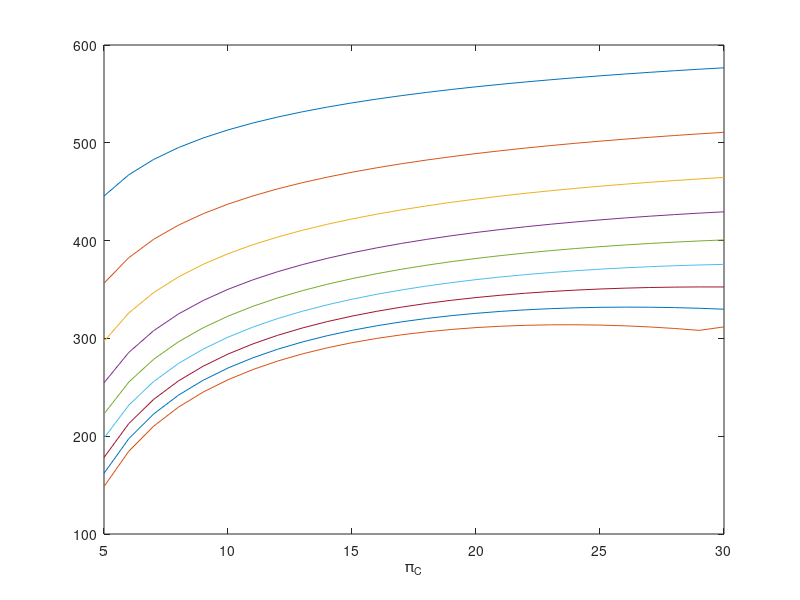

MATLAB code for this plot:
%% Wattegedara, Prabhasha Dinesh B A
clear
close all
clc

%% **INPUT**


M0 = 0.8;
alt = 15240;     % meters
p0 = 7.495E-4;     % atm
t0 = 270.65;    % Kelvin

hPR = 42800;
R = 287;
gamma = 1.4;
cp = 1.004;
a0 = sqrt(gamma*R*t0); % m/s
v0 = M0*a0;
Treq = 26690;      % Newtons
range = 7960000;   % meters


for alpha = 1:0.5:5
    for piC = 5:1:30
        % FREE STREAM (Station 0)


        tauR = 1+((gamma-1)/2)*M0^2;
        piR = (1+((gamma-1)/2)*M0^2)^(gamma/(gamma-1));


        Tt0 = t0*tauR;
        pto = p0*piR;



        %% DIFFUSER INLET (Station 2)


        tauD = 1;
        piD = 0.96;


        Tt2 = Tt0*tauD;
        pt2 = pto*piD;


        %% COMPRESSOR EXIT (Station 3)

        %piC = 5:1:30
        tauC = (piC).^((gamma-1)./gamma);


        Tt3 = Tt2.*tauC;
        pt3 = pt2.*piC;



        %% FAN EXIT (Station 13)


        piF = 1:0.2:6;   % Fan pressure Ratio
        tauF = (piF).^((gamma-1)./gamma);


        Tt13 = Tt2.*tauF;
        pt13 = pt2.*piF;


        %% COMBUSTOR EXIT (Station 4)

        Tt4 = 1500;
        piB = 1;
        tauB = Tt4/Tt3;
        taulambda = Tt4./t0;


        pt4 = pt3.*piB;     % atm


        % Fuel-Air Ratio


        f = ((cp*t0)/hPR)*(taulambda-(tauR*tauC));




        %% COMPRESSOR-TURBINE COUPLING (Station 5)


        %alpha = 1:0.5:13.5
        tauT = 1-(tauR./taulambda).*((tauC-1)+alpha.*(tauF-1));
        piT = (tauT).^(gamma./(gamma-1));


        Tt5 = Tt4.*tauT;
        pt5 = pt4.*piT;




        %% PRIMARY NOZZLE EXIT (Station 9)


        piNP = 1;
        tauNP=1;
        Tt9 = Tt5.*tauNP;
        pt9 = pt5.*piNP;
        NPRp = piR.*piC.*piT;


        %M9 = sqrt( (2./(gamma-1)) .* ((NPRp).^((gamma-1)./gamma) - 1) );
        M9 = (5.*((NPRp).^(2/7))).^(1/2);
        Tt9_T9 = 1+((gamma-1)./2).*M9.^2;
        T9 = Tt9./Tt9_T9;
        a9 = sqrt(gamma.*R.*T9);
        v9 = M9.*a9;
        v9_a0 = v9./a0;


        %% SECONDARY NOZZLE EXIT (Station 19)


        piNS = 1;
        tauNS=1;
        Tt19 = Tt13.*tauNS;
        pt19 = pt13.*piNS;
        NPRs = piR.*piF;


        M19 = sqrt((2./(gamma-1)).*((NPRs).^((gamma-1)./gamma)-1));
        Tt19_T19 = 1+((gamma-1)./2).*M19.^2;
        T19 = Tt19./Tt19_T19;
        a19 = sqrt(gamma.*R.*T19);
        v19 = M19.*a19;
        v19_a0 = v19./a0;


        %% ENGINE PERFORMANCE


        %alpha = 1:0.5:13.5;
        Sp_Thrst = a0.*(((1./(1+alpha)).*((v9./a0)-M0))+((alpha./(1+alpha)).*((v19./a0)-M0)));
        SFC = (f./((Sp_Thrst).*(1+alpha))).*1000;
        nTH = 1-1./(tauR.*tauC);


        nP = (Sp_Thrst.*(1+alpha).*v0)./(0.5.*(1+f).*(v9.^2)+0.5.*alpha.*(v19.^2)-0.5.*(1+alpha).*(v0.^2));
        nO = nTH.*nP;


        mdot = Treq./Sp_Thrst;
        mdotf = mdot.*f;


        %Data1 = table(SFC(:),Sp_Thrst(:),nO(:),nTH(:),nP(:),piC(:),Tt4(:),alpha(:),piF(:),mdot(:),mdotf(:));


        Area = mdot.*sqrt(t0)/(((p0*101325)*M0*sqrt(gamma/R)*((1/(1+((gamma-1)*M0^2/2)))^((gamma+1)/(2*(gamma-1))))));
        Diameter = sqrt(4*Area/pi());
    end
    plot(5:1:30,Sp_Thrst)
    xlabel('\pi_C')
    ylabel('')
    hold on
end